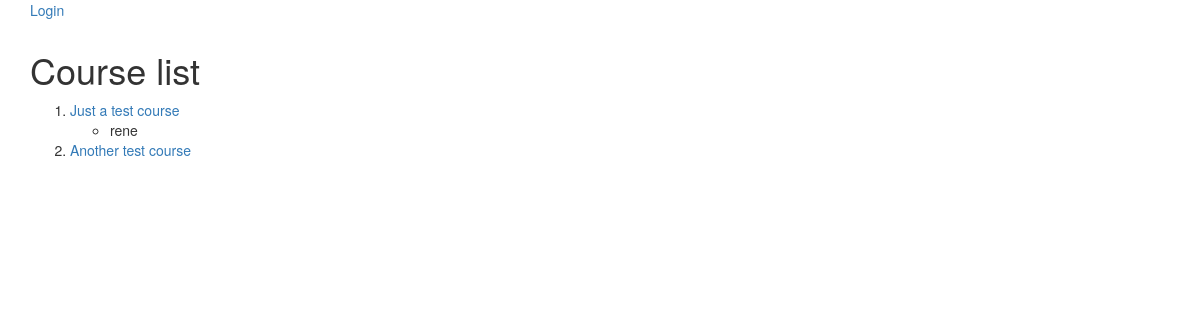
The app's page /, older data.
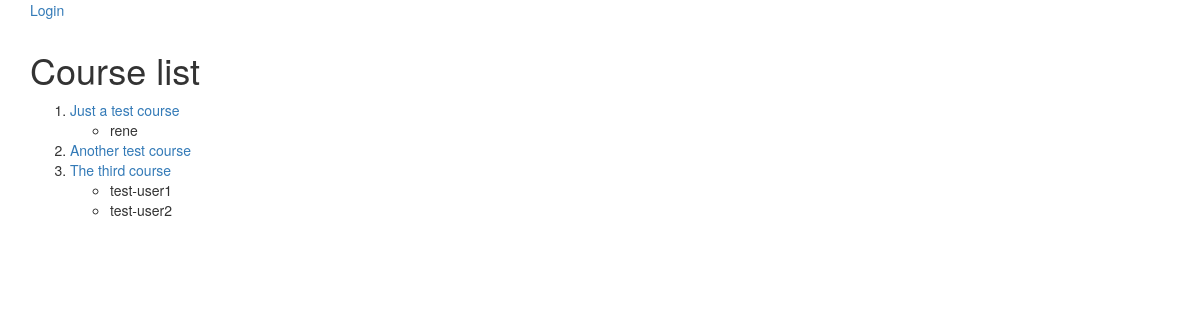
The same page, newer data.
### courses/models.py (models this page shows, shortened)
class Course(models.Model):
    name = models.CharField(max_length=200)
    students = models.ManyToManyField(User)
    def get_absolute_url(self):
        return reverse('course_detail', args=(self.id, ))

### students/models.py (models this page shows)
class User(AbstractUser):
    pass

### courses/views.py (the view)
# urls.py: url(r'^$', course_list),
def course_list(request):
    courses = Course.objects.prefetch_related('students')
    return render(request, 'courses/course_list.html', {
        'courses': courses,
    })

### courses/templates/courses/course_list.html
{% extends "base.html" %}
{% block "content" %}
<div class="container">
  <div class="row">
    <div class="col-xs-12">
      <h1>Course list</h1>
      <ol>
        {% for course in courses %}
        <li><a href="{{ course.get_absolute_url }}">{{ course.name }}</a></li>
        <ul>
          {% for student in course.students.all %}
          <li>{{ student }}</li>
          {% endfor %}
        </ul>
        {% endfor %}
      </ol>
    </div>
  </div>
</div>
{% endblock %}

### elearning/templates/base.html (shortened to what this page needs)
{% load staticfiles %}
<!DOCTYPE html>
<html lang="en">
  <head>
    <link href="{% static 'bootstrap-3.3.7-dist/css/bootstrap.min.css' %}" rel="stylesheet">
  </head>
  <body>
    <div class="container">
      <div class="row">
        <div class="col-xs-12">
          {% if request.user.is_authenticated %}
          <p>Logged in as {{ request.user.username }}(<a href="{% url 'auth:logout' %}">Logout</a>)</p>
          {% else %}
          <p><a href="{% url 'auth:login' %}">Login</a></p>
          {% endif %}
        </div>
      </div>
    </div>
    {% block "content" %}Default content{% endblock %}
  </body>
</html>

Row changes from the older to the newer data that the page shows:
added Course: name "The third course"
added User: username "test-user1", shown under "The third course"
added User: username "test-user2", shown under "The third course"
